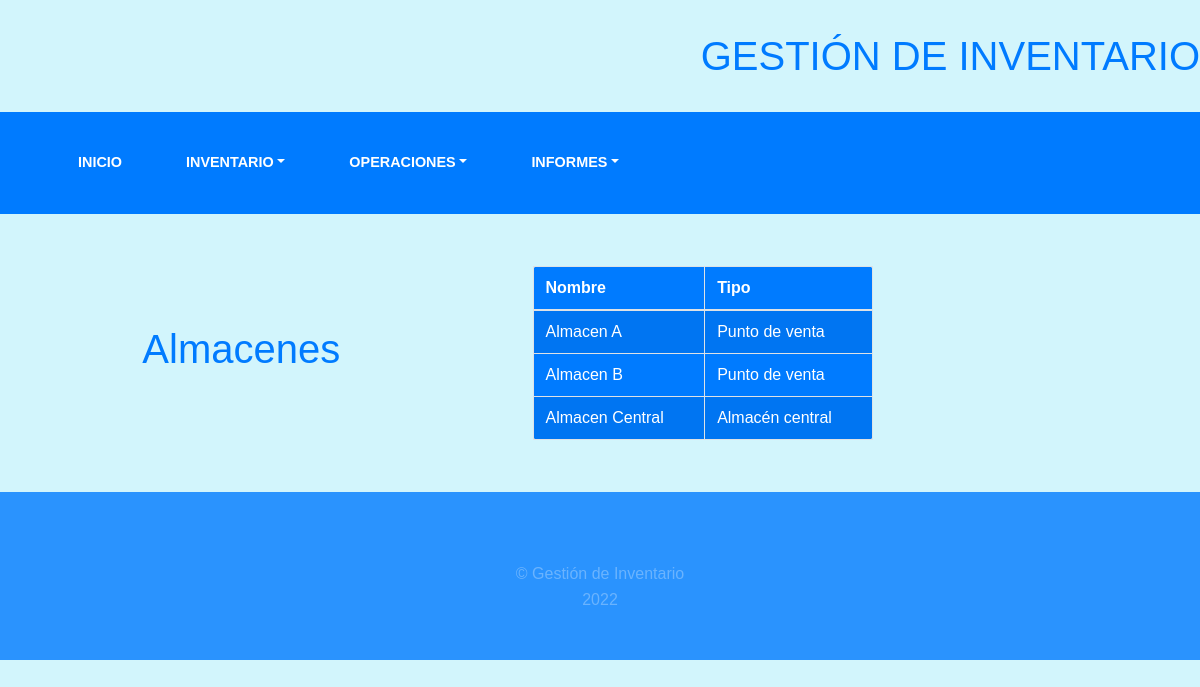
The app's page /almacen/listar-almacen/ with its own data.
### inventory/models.py (models this page shows, shortened)
class Almacen(models.Model):
    nombre = models.CharField(max_length=100, unique=True)
    es_central = models.TextField(max_length=20, null=False, blank=False)
    class Meta:
        verbose_name_plural = "Almacenes"
        verbose_name = "Almacén"

### inventory/views.py (the view)
# urls.py: path('listar-almacen/', views.AlmacenListView.as_view(), name="list_almacen"),
class AlmacenListView(ListView):
    model = Almacen
    context_object_name = 'object'
    ordering = ['nombre']
    template_name = 'inventory/almacen/list_almacen.html'
    success_url = reverse_lazy('metr:update_almacen_list')

### templates/inventory/almacen/list_almacen.html (shortened to what this page needs)
{% extends 'inventory/base.html' %}
{% block content %}
    <div class=" row ">
        <div class="col-5 d-flex align-items-center justify-content-center">
            <h1>Almacenes</h1>
        </div>
        <div class="letra_azul col-4 d-flex align-items-center justify-content-center">
            <div class="card-body">
                <table id="example" class="table table-striped table-bordered f_back" style="width:100%">
                    <thead>
                    <tr>
                        <th>Nombre</th>
                        <th>Tipo</th>
                    </tr>
                    </thead>
                    <tbody>
                    {% for f in object %}
                        <tr>
                            <td>
                                <a href="{% url 'inv:products_instruments' f.id %}">{{ f.nombre }}</a>
                            </td>
                            <td>
                                {{ f.es_central }}
                            </td>
                        </tr>
                    {% endfor %}
                    </tbody>
                </table>
            </div>
        </div>
    </div>
{% endblock %}

### static/inventory/css/gestion.css (style rules this page uses)
.f_back { background-color: rgb(0, 123, 255); margin-top: 2rem; margin-bottom: 2rem; border-radius: 5px ; color: white; }
body { font-family:Arial, Helvetica, sans-serif; background-color: rgb(210, 245, 252); background-attachment: fixed; background-position: center; background-size: cover; color:white; }
h1 { font-family:Arial, Helvetica, sans-serif; color:rgb(0, 123, 255); }
a { color: rgba(255, 255, 255); }
.letra_azul { color: rgb(0, 123, 255); }

### records on screen
Almacen: nombre "Almacen A", es_central "Punto de venta"
Almacen: nombre "Almacen B", es_central "Punto de venta"
Almacen: nombre "Almacen Central", es_central "Almacén central"
